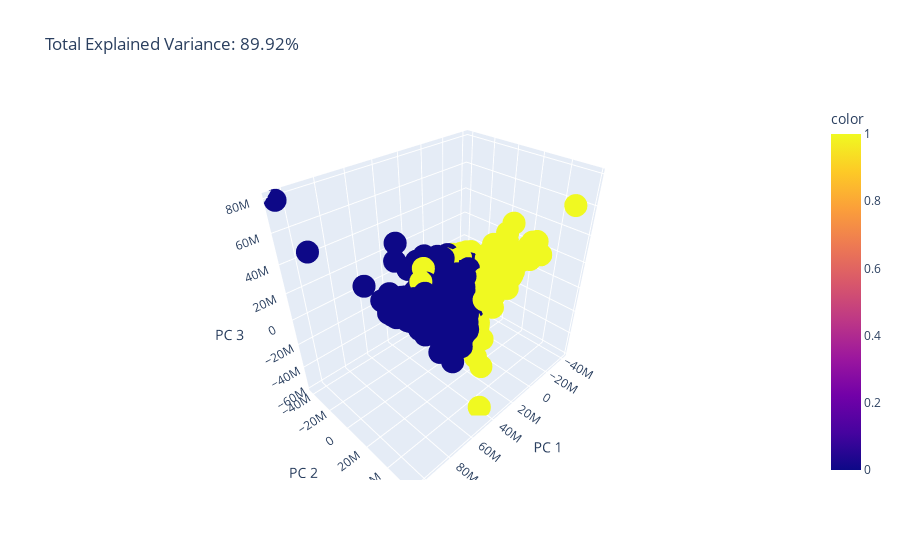

Here is the notebook cell this chart was saved with:
### Code cell
pca_visual()

### Figure 1 — Plotly figure (JSON) as saved in the notebook; plotly's stock layout.template omitted (floating-point values rounded to 4 significant figures; data arrays with more than 128 entries replaced by an {"elided": "..."} marker saying what was removed)
{"data": [{"hovertemplate": "PC 1=%{x}<br>PC 2=%{y}<br>PC 3=%{z}<br>color=%{marker.color}<extra></extra>", "legendgroup": "", "marker": {"color": {"elided": "3028 int values"}, "coloraxis": "coloraxis", "symbol": "circle"}, "mode": "markers", "name": "", "scene": "scene", "showlegend": false, "type": "scatter3d", "x": {"elided": "3028 float values"}, "y": {"elided": "3028 float values"}, "z": {"elided": "3028 float values"}}], "layout": {"coloraxis": {"colorbar": {"title": {"text": "color"}}, "colorscale": [[0, "#0d0887"], [0.1111, "#46039f"], [0.2222, "#7201a8"], [0.3333, "#9c179e"], [0.4444, "#bd3786"], [0.5556, "#d8576b"], [0.6667, "#ed7953"], [0.7778, "#fb9f3a"], [0.8889, "#fdca26"], [1, "#f0f921"]]}, "legend": {"tracegroupgap": 0}, "scene": {"domain": {"x": [0, 1], "y": [0, 1]}, "xaxis": {"title": {"text": "PC 1"}}, "yaxis": {"title": {"text": "PC 2"}}, "zaxis": {"title": {"text": "PC 3"}}}, "title": {"text": "Total Explained Variance: 89.92%"}}}
